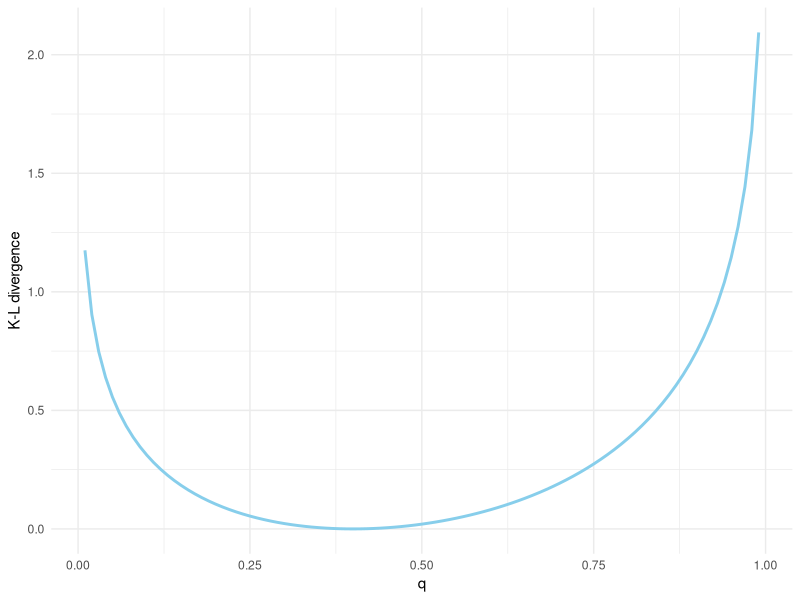

Write the R code that produced this figure.
## ---- chunk 1
knitr::opts_chunk$set(echo = TRUE, fig.align="center")
## ---- chunk 2
# libraries
library(ggplot2)

# truth - rain and sun probabilities for tomorrow
p <- c(0.4, 0.6)

# D_KL function
D_KL <- function(p, q) {
  sum(p * (log(p) - log(q)))
}

# q sequence
q_seq <- seq(from=0.01, to=0.99, by=0.01)

# D_KL
D_KL_seq <- sapply(q_seq, function(q) { D_KL(p, c(q, 1-q)) })

# plot
df <- data.frame(q=q_seq, D_KL=D_KL_seq)
                 
ggplot(data=df, aes(x=q, y=D_KL)) +
  geom_line(color="skyblue", size=1) +
  theme_minimal() +
  ylab("K-L divergence")             
